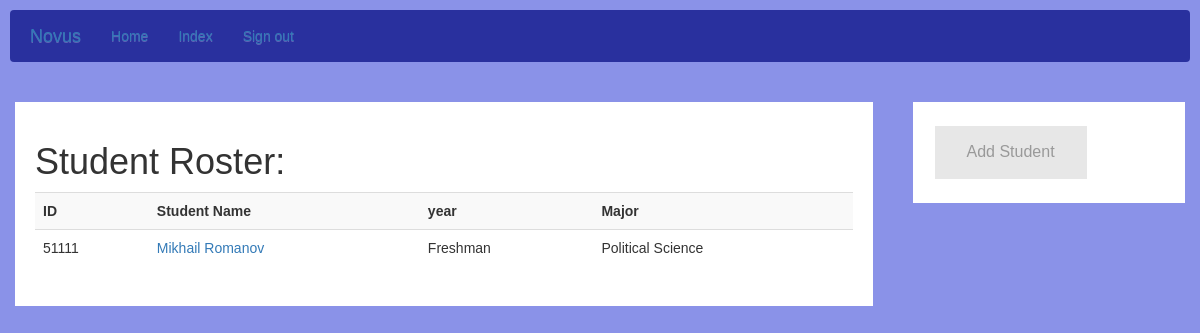
The page /student_roster (signed in) on the database as committed earlier.
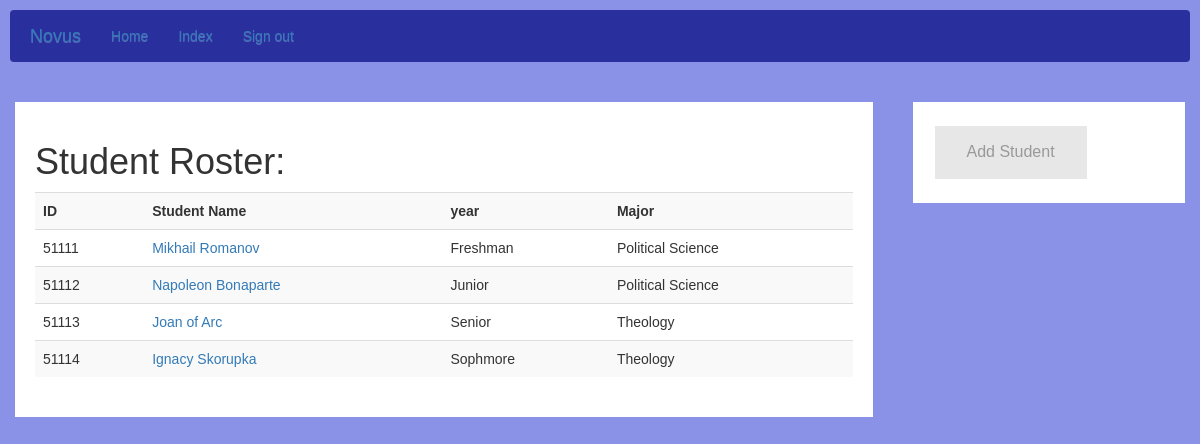
The same page on the database as committed later.
### models.py (models this page shows, shortened)
class User(db.Model, UserMixin):
    __tablename__="users"
    id = db.Column(db.Integer, primary_key=True)
    uniqueid = db.Column(db.String(5), index=True)
    name = db.Column(db.String(120), index=True, unique=False)
    gender = db.Column(db.String(6), index=True)
    email = db.Column(db.String(120), index=True)
    phone = db.Column(db.String(120), index=True)
    birthday = db.Column(db.String(120), index=True)
    active = db.Column(db.Boolean())
    roles = relationship("Role", secondary="user_roles")
    password = db.Column(db.String(128))
    type = db.Column(db.String(15))

class Student(User, db.Model):
    __tablename__= "students"
    id = db.Column(db.Integer, ForeignKey('users.id'), primary_key=True)
    year = db.Column(db.String(10), index=True)
    major = db.Column(db.String(120), index=True)
    courses = relationship("Course", secondary=class_registration_table, back_populates="students")
    submissions = relationship("Submission", backref="students")
    posts = relationship("Post", backref="students")

class User(db.Model, UserMixin):
    __tablename__="users"
    id = db.Column(db.Integer, primary_key=True)
    uniqueid = db.Column(db.String(5), index=True)
    name = db.Column(db.String(120), index=True, unique=False)
    gender = db.Column(db.String(6), index=True)
    email = db.Column(db.String(120), index=True)
    phone = db.Column(db.String(120), index=True)
    birthday = db.Column(db.String(120), index=True)
    active = db.Column(db.Boolean())
    roles = relationship("Role", secondary="user_roles")
    password = db.Column(db.String(128))
    type = db.Column(db.String(15))

### app.py (the view)
@app.route('/student_roster')
@login_required
@roles_required('Admin')
def student_roster():
    students = Student.query.all()
    return render_template('student_roster.html', students=students)

### templates/student_roster.html
{% extends 'layout.html' %}
{% block head %}
        <link rel="stylesheet" href="//maxcdn.bootstrapcdn.com/bootstrap/3.2.0/css/bootstrap.min.css">
        <link rel="stylesheet" href="//maxcdn.bootstrapcdn.com/bootstrap/3.2.0/css/bootstrap-theme.min.css">
        <link rel="stylesheet" type="text/css" href="/static/css/roster.css">
{% endblock %}
{% block app_content %}
<div class="row">
  <div class="leftcolumn">
    <div class="card" id="opt">
      <h1>Student Roster: </h1>
      <div style="text-align:center">
        <table class="table table-striped" >
          <tr>
            <th>ID</th>
            <th>Student Name</th>
            <th>year</th>
            <th>Major</th>
          </tr>
          {% for student in students %}
          <tr class="text-left">
            <td>{{student.uniqueid}}</td>
            <td><a href="{{ url_for('details', type='Student', id=student.id) }}">{{student.name}}</a></td>
            <td>{{student.year}}</td>
            <td>{{student.major}}</td>
          </tr>
          {% endfor %}
        </table>
      </div>
    </div>
  </div>
  <div class="rightcolumn">
    <div class="card">
      <a href="{{ url_for('create_student') }}" class="button">
        Add Student
      </a>
    </div>
  </div>
</div>
{% endblock %}

### templates/layout.html (shortened to what this page needs)
{% extends 'bootstrap/base.html' %}
{% block navbar %}
  <nav class="navbar navbar-light" style="background-color: #29309e;">
    <div class="container">
      <div class="navbar-header">
        <a class="navbar-brand" href="/">Novus</a>
      </div>
      <div class="navbar-collapse collapse">
        <ul class="nav navbar-nav">
          <li><a href="/">Home</a></li>
          {% if current_user.is_authenticated %}
            <li><a href="{{ url_for('index', type=current_user.type, id=current_user.id) }}">Index</a></li>
            <li><a href="{{ url_for('user.logout') }}">Sign out</a></li>
          {% else %}
            <li><a href="{{ url_for('user.login') }}">Sign In</a></li>
          {% endif %}
        </ul>
      </div>
    </div>
  </nav>
{% endblock %}
{% block content %}
  <div class="container">
    {% block app_content %}
    {% endblock %}
  </div>
{% endblock %}

### static/css/roster.css (style rules this page uses)
* { box-sizing: border-box; }
body { font-family: Arial; padding: 10px; background: #8a92e8; }
.leftcolumn { float: left; width: 75%; background-color: #8a92e8; padding-right: 20px; }
.button { background-color: #e7e7e7; border: none; color: #999999; padding: 15px 32px; text-align: center; text-decoration: none; display: inline-block; font-size: 16px; margin: 4px 2px; cursor: pointer; }
.rightcolumn { float: right; width: 25%; background-color: #8a92e8; padding-left: 20px; }
.card { background-color: white; padding: 20px; margin-top: 20px; }
.row:after { content: ""; display: table; clear: both; }

Rows that differ between the two databases and show on the page:
added Student: uniqueid "51112", name "Napoleon Bonaparte", year "Junior", major "Political Science"
added Student: uniqueid "51113", name "Joan of Arc", year "Senior", major "Theology"
added Student: uniqueid "51114", name "Ignacy Skorupka", year "Sophmore", major "Theology"
